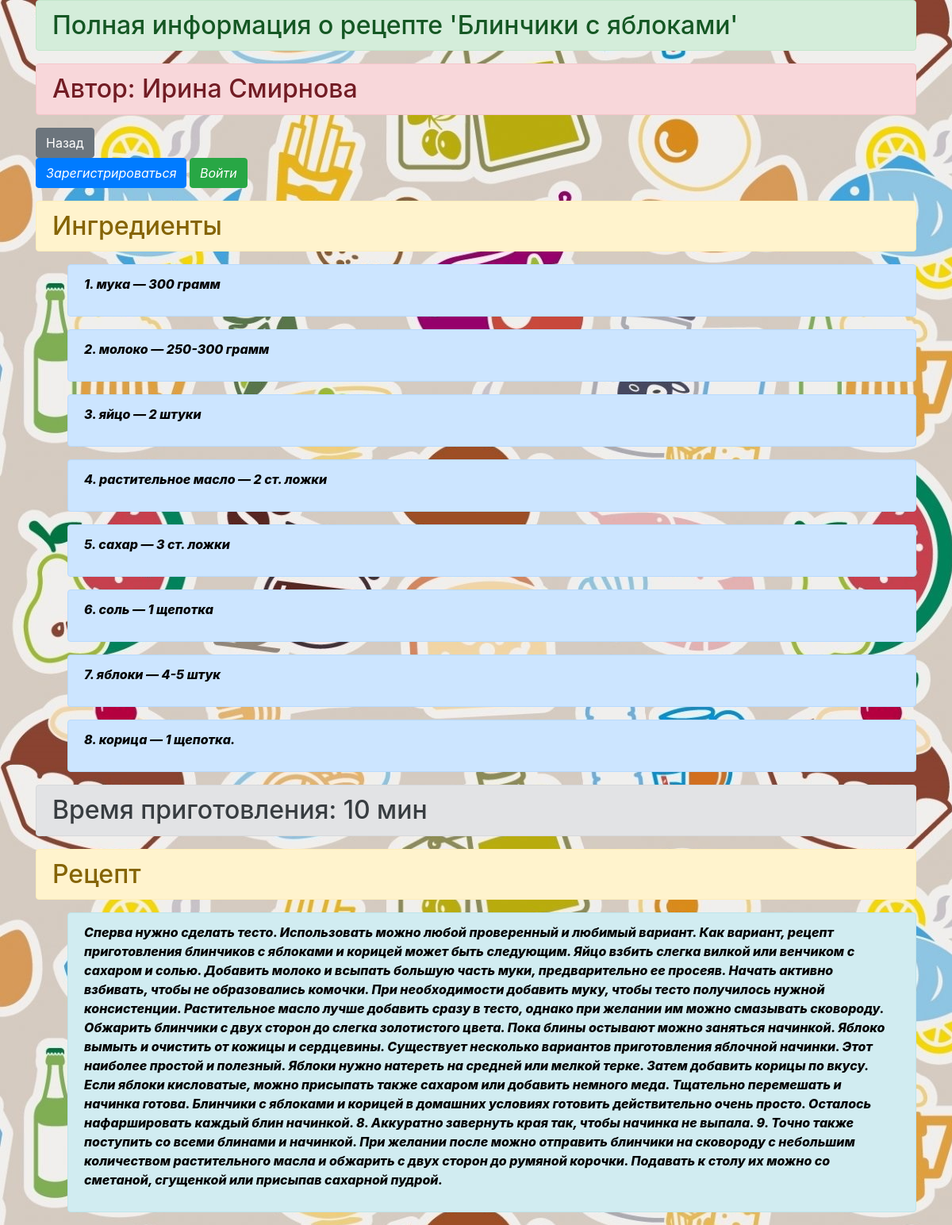
The app's page /show/4 with its own data.
### data/recipes.py (models this page shows)
class Recipes(SqlAlchemyBase, SerializerMixin):
    __tablename__ = 'recipes'
    id = sqlalchemy.Column(sqlalchemy.Integer,
                           primary_key=True, autoincrement=True)
    personal_id = sqlalchemy.Column(sqlalchemy.Integer,
                                    sqlalchemy.ForeignKey("users.id"))
    name_recipe = sqlalchemy.Column(sqlalchemy.String, nullable=True)
    cooking_time = sqlalchemy.Column(sqlalchemy.String, nullable=True)
    start_date = sqlalchemy.Column(sqlalchemy.DateTime,
                                     default=datetime.datetime.now)
    end_date = sqlalchemy.Column(sqlalchemy.DateTime,
                                     default=datetime.datetime.now)
    ingredients = sqlalchemy.Column(sqlalchemy.String, nullable=True)
    about = sqlalchemy.Column(sqlalchemy.String, nullable=True)
    food = sqlalchemy.Column(sqlalchemy.String, nullable=True)
    name_photo = sqlalchemy.Column(sqlalchemy.String, nullable=True)
    category = sqlalchemy.Column(sqlalchemy.String, nullable=True)
    coeff_popular = sqlalchemy.Column(sqlalchemy.Integer, default=0)
    user = orm.relation('User')

### data/users.py (models this page shows, shortened)
class User(SqlAlchemyBase, UserMixin, SerializerMixin):
    __tablename__ = 'users'
    id = sqlalchemy.Column(sqlalchemy.Integer,
                           primary_key=True, autoincrement=True)
    surname = sqlalchemy.Column(sqlalchemy.String, nullable=True)
    name = sqlalchemy.Column(sqlalchemy.String, nullable=True)
    age = sqlalchemy.Column(sqlalchemy.String, nullable=True)
    birth = sqlalchemy.Column(sqlalchemy.String, nullable=True)
    email = sqlalchemy.Column(sqlalchemy.String,
                              index=True, unique=True, nullable=True)
    hashed_password = sqlalchemy.Column(sqlalchemy.String, nullable=True)
    modified_date  = sqlalchemy.Column(sqlalchemy.DateTime,
                                     default=datetime.datetime.now)
    city_from = sqlalchemy.Column(sqlalchemy.String, nullable=True)
    rec = orm.relation("Recipes", back_populates='user')

### main.py (the view)
    @app.route('/show/<int:id>', methods=['GET', 'POST'])
    def show(id):
        db_sess = db_session.create_session()
        rec = db_sess.query(Recipes).filter(Recipes.id == id,
                                                  ).first()
        user = db_sess.query(User).filter(Recipes.id == id,
                                          Recipes.personal_id == User.id,
                                                  ).first()
        if rec:
            rec.coeff_popular = rec.coeff_popular + 1
            db_sess.commit()
            return render_template('show.html', title='Полная информация о рецепте',
                                   cook=rec.food,
                                   time=rec.cooking_time,
                                   name=user.name,
                                   surname=user.surname,
                                   name_recipe=rec.name_recipe,
                                   ingredients=rec.ingredients)
        else:
            abort(404)
        return redirect('/')

### data/db_session.py (called while the page is built)
def create_session() -> Session:
    global __factory
    return __factory()

### templates/show.html
{% extends "base.html" %}
{% block content %}
<h2 class="alert alert-success" role="alert">{{ title }} '{{ name_recipe }}'</h2>
<h2 class="alert alert-danger" role="alert">Автор: {{ name }} {{ surname }}</h2>
<a href="/" class="btn btn-secondary">Назад</a>
{% if current_user.is_authenticated %}
            <div class="alert alert-light" role="alert" >
              Пользователь: <a href="/logout" class="alert-link">{{ current_user.name }}</a>
            </div>
        {% else %}
            <p>
                <a class="btn btn-primary " href="/register">Зарегистрироваться</a>
                <a class="btn btn-success" href="/login">Войти</a>
            </p>
{% endif %}
<h2 class="alert alert-warning" role="alert">Ингредиенты</h2>
{% set ingredients_list = ingredients.split(",") %}
<ul>
    {% for val in ingredients_list %}
    <div class="alert alert-primary" role="alert">
        <p>{{ loop.index }}. {{ val }}</p>
    </div>
    {% endfor %}
</ul>
<h2 class="alert alert-secondary" role="alert">Время приготовления: {{ time }}</h2>
<h2 class="alert alert-warning" role="alert">Рецепт</h2>
<ul>
<div class="alert alert-info" role="alert">
  <p>{{ cook }}</p>
</div>
</ul>
{% endblock %}

### static/css/fon_web_1.css (style rules this page uses)
body { background-image: url(../img_3/fon4.jpg); background-repeat: repeat-y; }

### static/css/fon_text.css (style rules this page uses)
p { font-weight: 800; font-style: italic; color: rgb(0, 0, 0); }

### records on screen
Recipes: name_recipe "Блинчики с яблоками", cooking_time "10 мин", food "Сперва нужно сделать тесто. Использовать можно любой проверенный и любимый вариант. Как вариант, рецепт приготовления блинчиков с яблоками и корицей может быть следующим. Яйцо взбить слегка вилкой или венчиком с сахаром и солью. Добавить молоко и всыпать большую часть муки, предварительно ее просеяв. Начать активно взбивать, чтобы не образовались комочки. При необходимости добавить муку, чтобы тесто получилось нужной консистенции. Растительное масло лучше добавить сразу в тесто, однако при желании им можно смазывать сковороду. Обжарить блинчики с двух сторон до слегка золотистого цвета. Пока блины остывают можно заняться начинкой. Яблоко вымыть и очистить от кожицы и сердцевины. Существует…"
User: name "Ирина", surname "Смирнова"

### other values on screen
{{ title }} "Полная информация о рецепте"
{{ val }} "мука — 300 грамм" "молоко — 250-300 грамм" "яйцо — 2 штуки" "растительное масло — 2 ст. ложки" "сахар — 3 ст. ложки" "соль — 1 щепотка" "яблоки — 4-5 штук" "корица — 1 щепотка."
